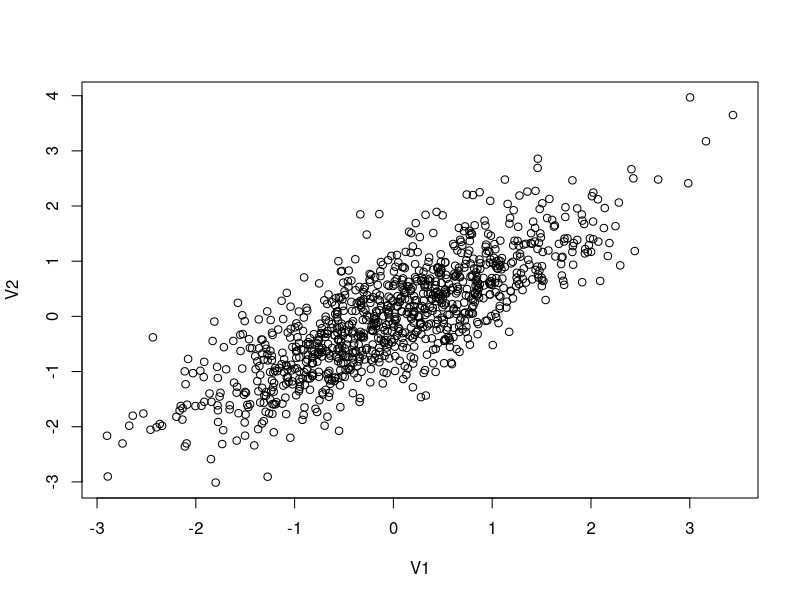

Reproduce this figure in R.
## ---- chunk 1
knitr::opts_chunk$set(echo = TRUE)
## ---- chunk 2
#This is a comment, alone in a chunk. 

## ---- chunk 3
library(MASS)
library(ggplot2)

out <- as.data.frame(mvrnorm(1000, mu = c(0,0), 
                     Sigma = matrix(c(1,0.8,0.8,1), ncol = 2), 
                     empirical = TRUE))
cor(out)
plot(out)

## ---- chunk 4
out$error<-rnorm(1000, mean=0, sd=1)

#The data generating process
B1<-3
B2<-6

out$Y<-out$V1*B1+out$V2*B2+out$error
## ---- chunk 5
#plotted<-ggplot(out, aes(V1, y = value, color = variable)) + 
#    geom_point(aes(y = Y, col = "Y")) + 
#    geom_point(aes(y = adjY, col = "adjY"))+
#    geom_smooth(method='lm', aes(y = Y, col = "Y"))+
#    geom_smooth(method='lm', aes(y = adjY, col = "Y"))

#plotted

